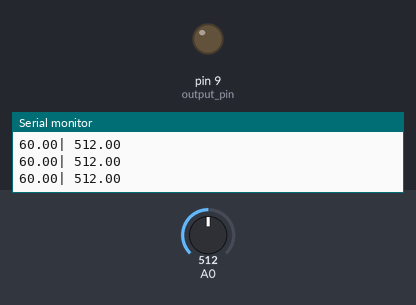
Bench run of a sketch on a simulated Arduino Uno, built with avr-gcc and run on an emulated ATmega328P. Parts: output pins drawn as LEDs (lit = HIGH), the last lines printed to the serial monitor. The test bench sets the inputs (shaded band); at power-on: A0 = 512.

Above: at 1.3 s.
1.4 s: A0 set to 65
2.9 s: A0 set to 56
At 3.9 s:
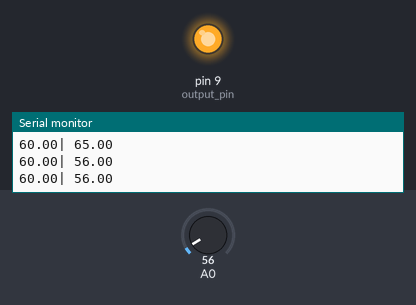
4.5 s: A0 set to 122
At 5.2 s:
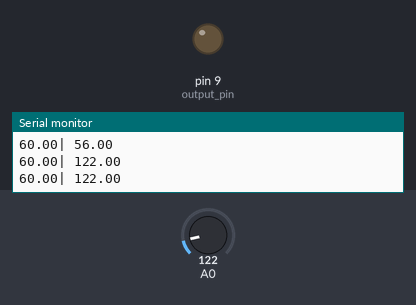
6.0 s: A0 set to 50
At 6.4 s:
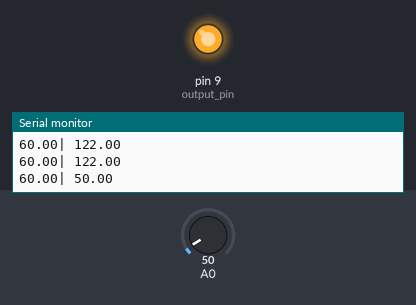
Timing chart, 0 to 8.5 s (numbered marks = the images above; inputs shaded):
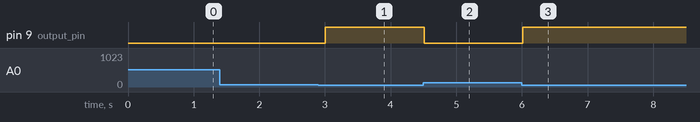

Measured:
- the behaviour switches between 60 and 59 on A0 (found by bisection; images 0 and 1)
- after the input at 2.9 s, pin 9 (output_pin): LOW → HIGH after 0.11 s
- after the input at 4.5 s, pin 9 (output_pin): HIGH → LOW at once
- after the input at 6.0 s, pin 9 (output_pin): LOW → HIGH at once

The sketch:

on_off_control_excercise.ino
```cpp
//output variable
int output_pin = 9;
float error;

//input variable
float setpoint;
float sensor;

void setup() {

  Serial.begin(9600);

  pinMode(output_pin, OUTPUT);
  /*--- header -----*/
  Serial.print("setpoint |");
  Serial.println("sensor");
}


void loop() {
  /*-----------1. setpoint-----------*/
  setpoint = 60;

  /*-----------2. read sensor--------*/
  sensor = analogRead(A0);

  /*--------3.error -----------------*/
  error = setpoint - sensor;

  /*-----------4. on off control--------------*/
  if (error > 0){
    digitalWrite(output_pin, HIGH);
  } else{
    digitalWrite(output_pin, LOW);
  }


  Serial.print(setpoint);
  Serial.print("| ");
  Serial.println(sensor);
  delay(500);


}
```
